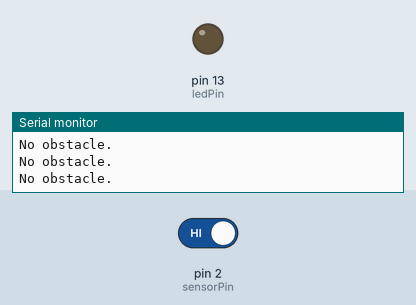
Simulated run of this sketch. Board: Arduino Uno, built with avr-gcc and run on an emulated ATmega328P. On the bench: output pins drawn as LEDs (lit = HIGH), the last lines printed to the serial monitor. The test bench sets the inputs (shaded band); at power-on: pin 2 (sensorPin) HIGH.

Above: at 1.8 s.
1.9 s: pin 2 (sensorPin) driven LOW
At 2.5 s:
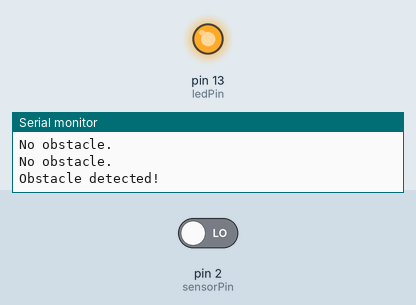
3.5 s: pin 2 (sensorPin) driven HIGH
At 4.8 s:
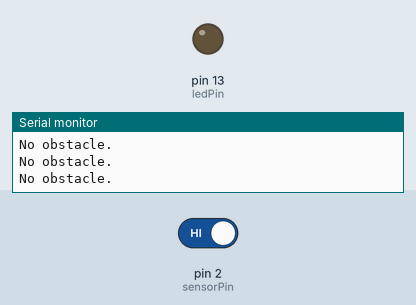
Timing chart, 0 to 6.5 s (numbered marks = the images above; inputs shaded):
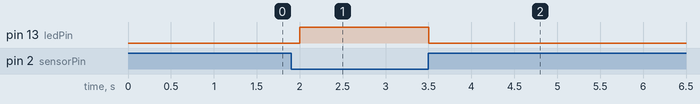

The sketch:

MH_sensor.ino
```cpp
const int sensorPin = 2;     // Digital pin connected to sensor's OUT
const int ledPin = 13;       // Onboard LED

void setup() {
  pinMode(sensorPin, INPUT);
  pinMode(ledPin, OUTPUT);
  Serial.begin(9600);
}

void loop() {
  int sensorValue = digitalRead(sensorPin);
  if (sensorValue == LOW) {
    digitalWrite(ledPin, HIGH); // Object detected
    Serial.println("Obstacle detected!");
  } else {
    digitalWrite(ledPin, LOW);  // No object
    Serial.println("No obstacle.");
  }
  delay(500);
}
```

Measured:
- after the input at 1.9 s, pin 13 (ledPin): LOW → HIGH after 0.10 s
- after the input at 3.5 s, pin 13 (ledPin): HIGH → LOW at once
